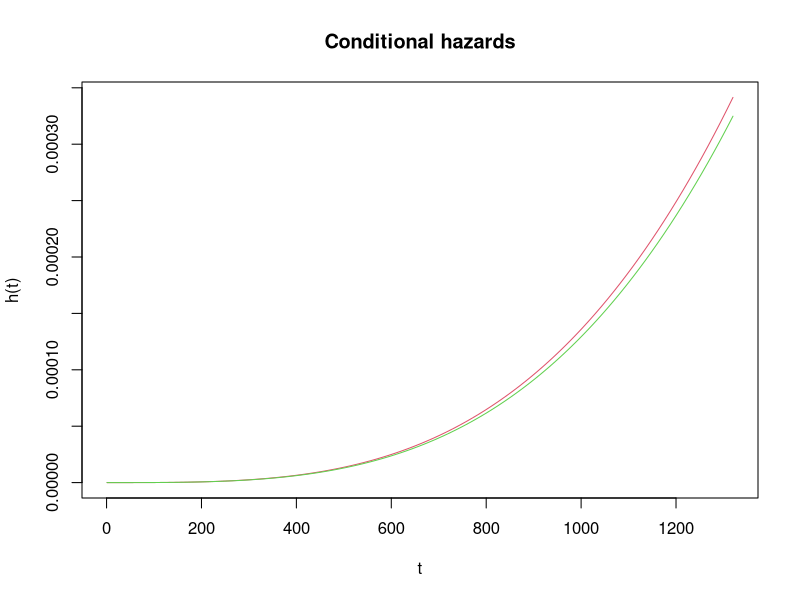

Write R code to recreate this figure.
library(survival)

##SPECIFY PARAMETERS:
#number of individuals:
n = 10000
#censor times:
t_c = rep(110*12,n)
#covariate l (birth year):
#l = rbinom(n,1,.4)
#covariate a (sex):
a = rbinom(n,1,0.5)
#Weibull scale parameter for baseline hazards:
lambda_01 = exp(-35.70+0.27*(1940-1853)/10)
#Weibull shape parameter for baseline hazards:
mu_01 = 4.32
#Regression coefficient for sex:
beta1_01 = 0.05
#Regression coefficient forbirth year:
#beta2_01 = 0.27
#Plot function curves:
curve(lambda_01 * exp(beta1_01*1) * mu_01 * x^(mu_01-1), from=1, to=max(t_c), xlab="t", ylab="h(t)", main="Conditional hazards", col=2)
curve(lambda_01 * exp(beta1_01*0) * mu_01 * x^(mu_01-1), from=1, to=max(t_c), xlab="t", ylab="h(t)", add=T,col=3)
legend(0.5,1,c("sex=1","sex=0"),lty=c(1,1),col=c("red","green"),cex=0.75)

if (FALSE) {
##SIMULATE n INDIVIDUAL TRAJECTORIES:
simdata = data.frame(id=integer(),event=integer(),tstart=integer(),tstop=integer(),a=integer())#,l=integer())
eventtime_vec = c()
for(i in 1:n){
      simdata.i = data.frame(id=i,event=1,tstart=0,tstop=t_c[i],a=a[i])#,l=l[i]) 
      #Cox-Weibull conditional hazard functions (using formulas from bender et al, 2005):
      U = runif(1,0,1)
      eventtime = (-(log(U))/(lambda_01)*exp(beta1_01*a[i]))^(1/mu_01)
      eventtime_vec = c(eventtime_vec,eventtime)
      if(simdata.i$tstop>=eventtime){
      	simdata.i$event=1
      	simdata.i$tstop = eventtime
      }
      simdata = rbind(simdata,simdata.i)
}
rownames(simdata) = 1:nrow(simdata)
#Save and print simulated data:
#save(simdata,file="simdata.Rdata")
head(simdata,20)

fit = survfit(Surv(tstop/12,event==1)~a, data=simdata, conf.type="plain")
plot(fit, mark.time=FALSE, xlab="Years",main="Kaplan-Meier",ylim=c(0.95,1))

dev.new()
hist(eventtime_vec/12)
}
